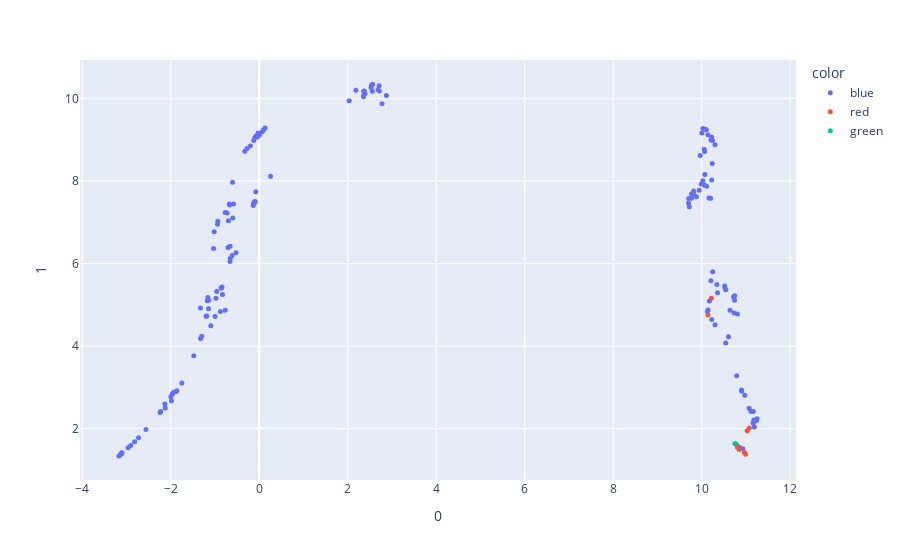

Notebook code cell kept with this figure:
### Code cell
fig_2d = px.scatter(
    kmeans_clusters_2_embedding, x=0, y=1,
    hover_name=desc_colors.description,
    color=desc_colors.color, 
    
)
fig_2d.update_traces(marker_size=5)

fig_2d.show()

### Figure 1 — Plotly figure (JSON) as saved in the notebook; plotly's stock layout.template omitted (floating-point values rounded to 4 significant figures; data arrays with more than 128 entries replaced by an {"elided": "..."} marker saying what was removed)
{"data": [{"hovertemplate": "<b>%{hovertext}</b><br><br>color=blue<br>0=%{x}<br>1=%{y}<extra></extra>", "hovertext": {"elided": "160 str values"}, "legendgroup": "blue", "marker": {"color": "#636efa", "size": 5, "symbol": "circle"}, "mode": "markers", "name": "blue", "orientation": "v", "showlegend": true, "type": "scatter", "x": {"elided": "160 float values"}, "xaxis": "x", "y": {"elided": "160 float values"}, "yaxis": "y"}, {"hovertemplate": "<b>%{hovertext}</b><br><br>color=red<br>0=%{x}<br>1=%{y}<extra></extra>", "hovertext": ["Nolan Ryan - 1966 - 1993", "Jack Morris - 1977 - 1994", "Greg Maddux - 1986 - 2008", "Tom Glavine - 1987 - 2008", "Randy Johnson - 1988 - 2009", "John Smoltz - 1988 - 2009", "Mike Mussina - 1991 - 2008", "Pedro Martinez - 1992 - 2009", "Roy Halladay - 1998 - 2013"], "legendgroup": "red", "marker": {"color": "#EF553B", "size": 5, "symbol": "circle"}, "mode": "markers", "name": "red", "orientation": "v", "showlegend": true, "type": "scatter", "x": [10.99, 10.78, 10.96, 10.85, 10.81, 11.08, 11.03, 10.14, 10.22], "xaxis": "x", "y": [1.378, 1.62, 1.428, 1.495, 1.566, 2.017, 1.951, 4.755, 5.159], "yaxis": "y"}, {"hovertemplate": "<b>%{hovertext}</b><br><br>color=green<br>0=%{x}<br>1=%{y}<extra></extra>", "hovertext": ["Dennis Martinez - 1976 - 1998"], "legendgroup": "green", "marker": {"color": "#00cc96", "size": 5, "symbol": "circle"}, "mode": "markers", "name": "green", "orientation": "v", "showlegend": true, "type": "scatter", "x": [10.75], "xaxis": "x", "y": [1.642], "yaxis": "y"}], "layout": {"legend": {"title": {"text": "color"}, "tracegroupgap": 0}, "margin": {"t": 60}, "xaxis": {"anchor": "y", "domain": [0, 1], "title": {"text": "0"}}, "yaxis": {"anchor": "x", "domain": [0, 1], "title": {"text": "1"}}}}
